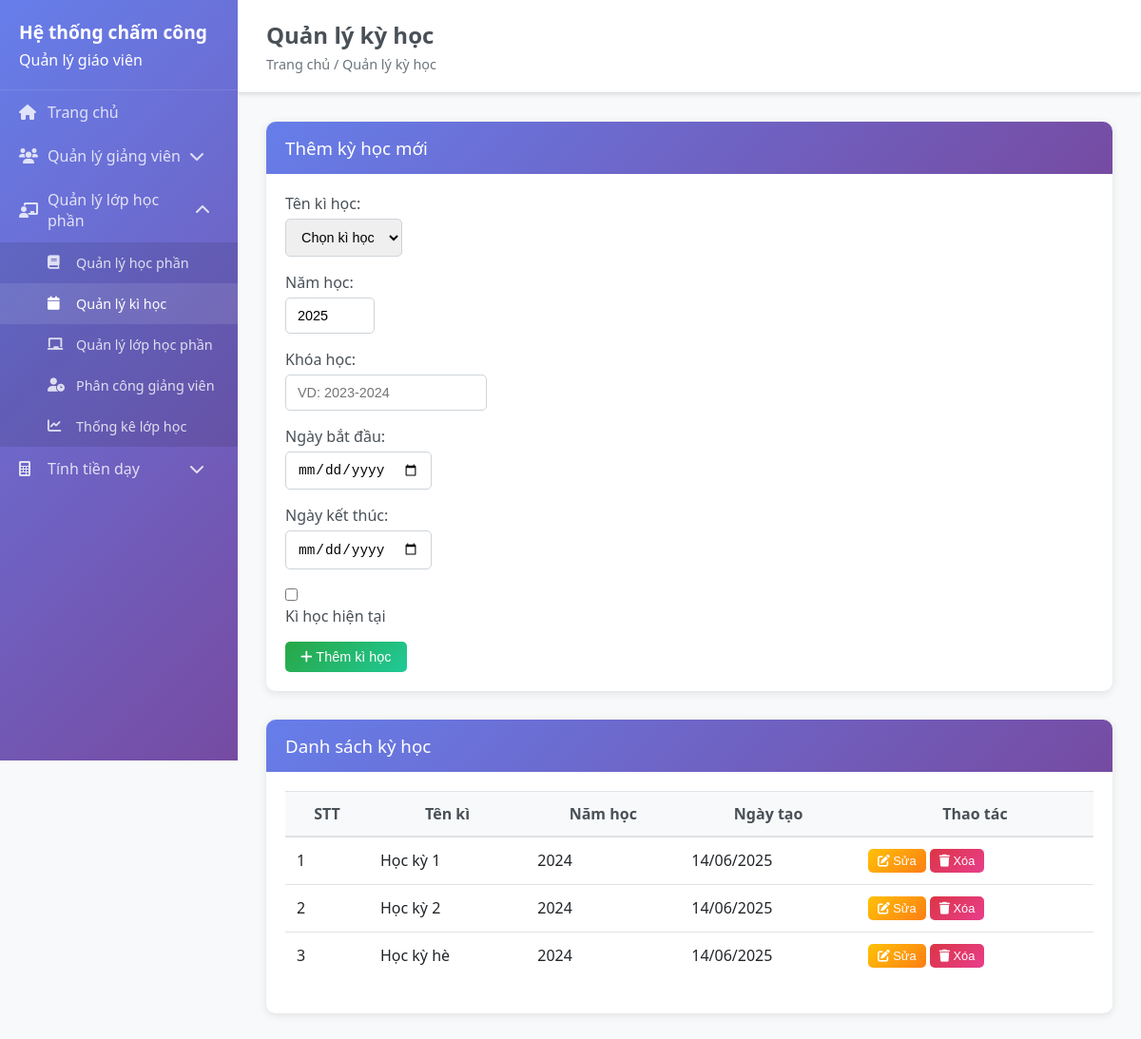
Page /semesters on the earlier database version.
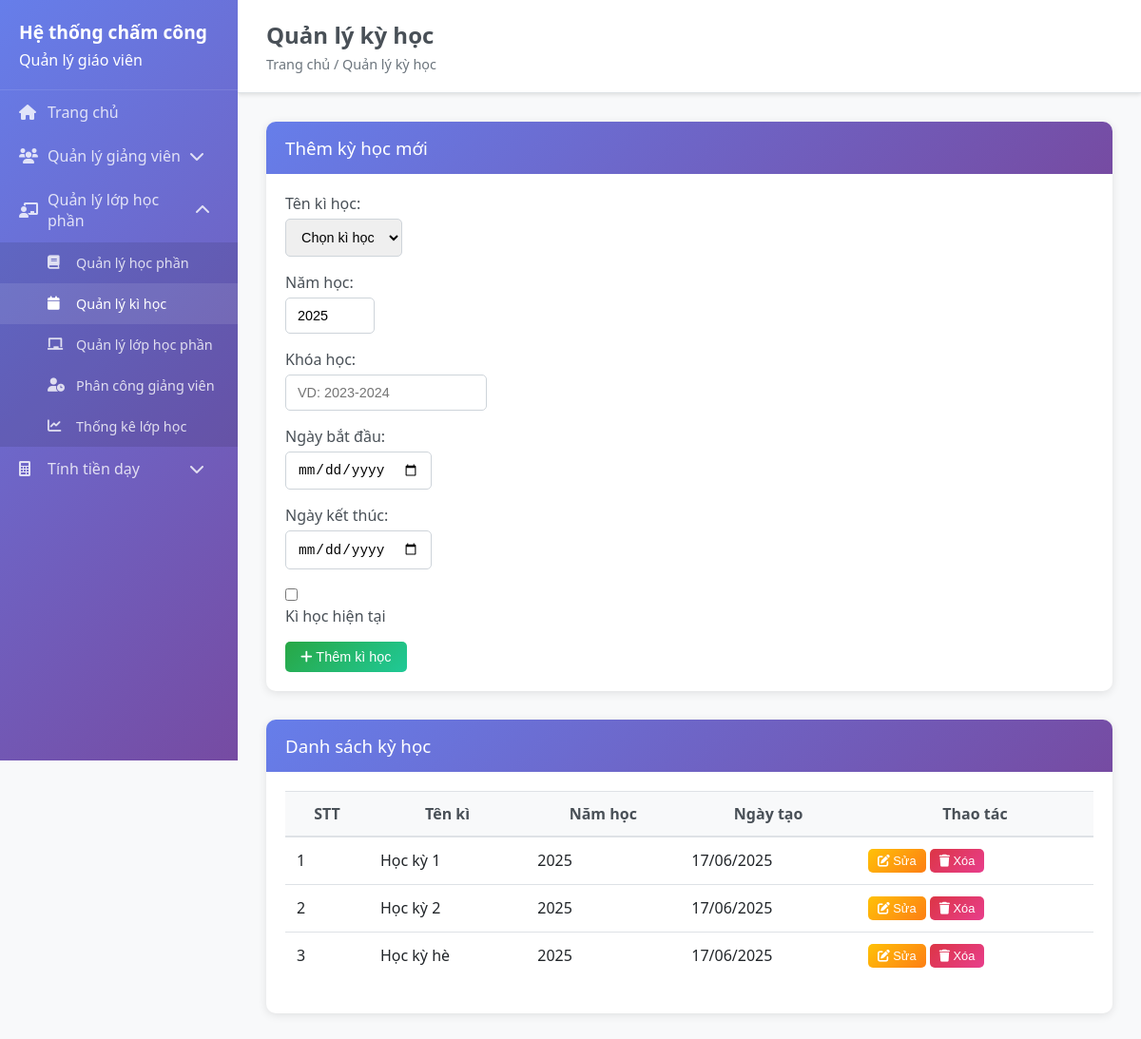
Same page on the later database version.
### backend/models/semester.py (models this page shows, shortened)
class Semester(BaseModel):
    __tablename__ = 'semesters'
    name = db.Column(db.String(100), nullable=False)  # Kì 1, Kì 2, Kì 3 (Hè)
    year = db.Column(db.Integer, nullable=False)
    academic_year = db.Column(db.String(10), nullable=True)  # 2024-2025
    start_date = db.Column(db.Date, nullable=True)
    end_date = db.Column(db.Date, nullable=True)
    is_current = db.Column(db.Boolean, default=False)  # Kì hiện tại
    is_active = db.Column(db.Boolean, default=True)

### backend/app.py (the view)
@app.route('/semesters')
def semesters():
    try:
        semesters_list = Semester.query.order_by(Semester.created_at.desc()).all()
        current_year = datetime.now().year
        return render_template('semesters.html', semesters=semesters_list, current_year=current_year)
    except Exception as e:
        print(f"Error in semesters route: {e}")
        return render_template('semesters.html', semesters=[], current_year=datetime.now().year)

### frontend/templates/semesters.html (shortened to what this page needs)
<!DOCTYPE html>
<html lang="en">
<head>
    <link rel="stylesheet" href="{{ url_for('static', filename='css/style.css') }}">
</head>
<body>
    {% extends "base.html" %}
    {% block page_title %}Quản lý kỳ học{% endblock %}
    {% block breadcrumb %}Trang chủ / Quản lý kỳ học{% endblock %}
    {% block content %}
    <div class="card">
        <div class="card-header">
            <h3>Thêm kỳ học mới</h3>
        </div>
        <div class="card-body">
            <form id="semester-form">
                <div class="form-group">
                    <label for="semester-name">Tên kì học:</label>
                    <select id="semester-name" name="name" class="form-control" required>
                        <option value="">Chọn kì học</option>
                    </select>
                </div>
                <div class="form-group">
                    <label for="semester-year">Năm học:</label>
                    <input type="number" id="semester-year" name="year" class="form-control" min="2020" max="2030" value="{{ current_year }}" required>
                </div>
                <div class="form-group">
                    <label for="semester-academic-year">Khóa học:</label>
                    <input type="text" id="semester-academic-year" name="academic_year" class="form-control" placeholder="VD: 2023-2024" required>
                </div>
                <div class="form-group">
                    <label for="semester-start-date">Ngày bắt đầu:</label>
                    <input type="date" id="semester-start-date" name="start_date" class="form-control" required>
                </div>
                <div class="form-group">
                    <label for="semester-end-date">Ngày kết thúc:</label>
                    <input type="date" id="semester-end-date" name="end_date" class="form-control" required>
                </div>
                <div class="form-group form-check">
                    <input type="checkbox" id="semester-is-current" name="is_current" class="form-check-input">
                    <label class="form-check-label" for="semester-is-current">Kì học hiện tại</label>
                </div>
                <button type="submit" class="btn btn-success" id="submit-btn">
                    <i class="fas fa-plus"></i> Thêm kì học
                </button>
            </form>
        </div>
    </div>
    <div class="card">
        <div class="card-header">
            <h3>Danh sách kỳ học</h3>
        </div>
        <div class="card-body">
            <table class="table">
                <thead>
                    <tr>
                        <th>STT</th>
                        <th>Tên kì</th>
                        <th>Năm học</th>
                        <th>Ngày tạo</th>
                        <th>Thao tác</th>
                    </tr>
                </thead>
                <tbody>
                    {% for semester in semesters %}
                    <tr>
                        <td>{{ loop.index }}</td>
                        <td>{{ semester.name }}</td>
                        <td>{{ semester.year }}</td>
                        <td>{{ semester.created_at.strftime('%d/%m/%Y') }}</td>
                        <td>
                            <button class="btn btn-warning btn-sm" onclick="editSemester({{ semester.id }}, '{{ semester.name }}', {{ semester.year }})">
                                <i class="fas fa-edit"></i> Sửa
                            </button>
                            <button class="btn btn-danger btn-sm" onclick="deleteSemester({{ semester.id }})">
                                <i class="fas fa-trash"></i> Xóa
                            </button>
                        </td>
                    </tr>
                    {% else %}
                    <tr>
                        <td colspan="5" style="text-align: center;">Chưa có kì học nào</td>
                    </tr>
                    {% endfor %}
                </tbody>
            </table>
        </div>
    </div>
    {% endblock %}

Differences in the rows shown:
changed Semester "Học kỳ 1": year "2024" → "2025"; created_at "14/06/2025" → "17/06/2025"
changed Semester "Học kỳ 2": year "2024" → "2025"; created_at "14/06/2025" → "17/06/2025"
changed Semester "Học kỳ hè": year "2024" → "2025"; created_at "14/06/2025" → "17/06/2025"
